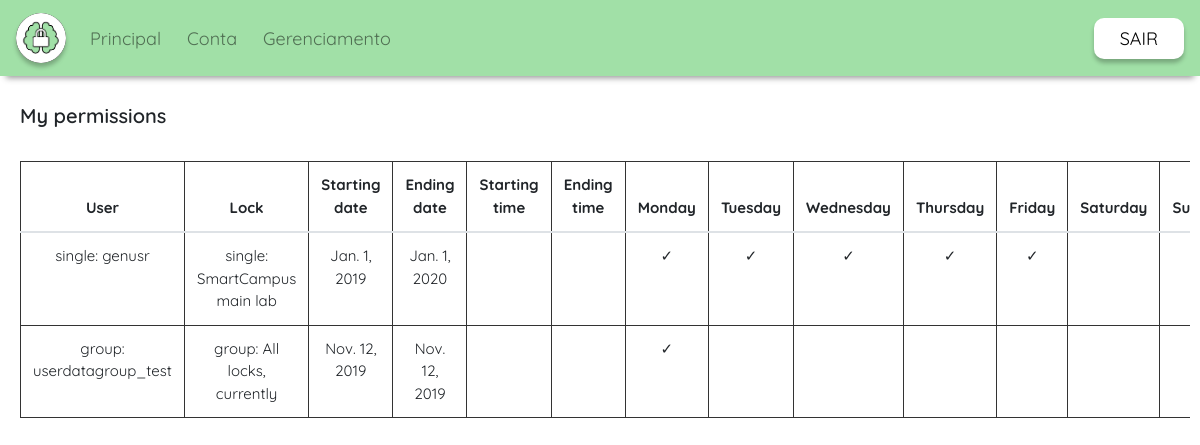
The app's page /smartlock/ (signed in) with its own data.
### smartlock/models.py (models this page shows, shortened)
class Schedule(models.Model):
    userdata = models.ForeignKey(to=UserData,
                             on_delete=models.PROTECT,
                             null=True, blank=True)
    userdatagrup = models.ForeignKey(to=UserDataGroup,
                                 on_delete=models.PROTECT,
                                 null=True, blank=True,
                                 verbose_name='user data group')
    lock = models.ForeignKey(to=Lock,
                             on_delete=models.PROTECT,
                             null=True, blank=True)
    lockgrup = models.ForeignKey(to=LockGroup,
                                 on_delete=models.PROTECT,
                                 null=True, blank=True,
                                 verbose_name='lock group')
    dt_strt = models.DateField('starting date', null=False, blank=False)
    dt_stop = models.DateField('ending date', null=False, blank=False)
    tm_strt = models.TimeField('starting time', null=True, blank=True)
    tm_stop = models.TimeField('ending time', null=True, blank=True)
    mond = models.BooleanField('monday', default=False)
    tues = models.BooleanField('tuesday', default=False)
    wedn = models.BooleanField('wednesday', default=False)
    thur = models.BooleanField('thursday', default=False)
    frid = models.BooleanField('friday', default=False)
    satu = models.BooleanField('saturday', default=False)
    sund = models.BooleanField('sunday', default=False)
    ls_week_keyw = ['mond', 'tues', 'wedn', 'thur', 'frid', 'satu', 'sund']
    @property
    def userdatacomp(self):
        if self.userdata is None and self.userdatagrup is None:
            return 'Any user'
        elif self.userdatagrup is None:
            return dict(pk=self.userdata.pk, name='single: {:s}'.format(self.userdata.user.username), grup=False, comp='userdata')
        else:
            return dict(pk=self.userdatagrup.pk, name='group: {:s}'.format(self.userdatagrup.name), grup=True, comp='userdata')
    @property
    def lockcomp(self):
        if self.lock is None and self.lockgrup is None:
            return dict(pk=None, name=None, grup=False, comp='lock')
        elif self.lockgrup is None:
            return dict(pk=self.lock.pk, name='single: {:s}'.format(self.lock.name), grup=False, comp='lock')
        else:
            return dict(pk=self.lockgrup.pk, name='group: {:s}'.format(self.lockgrup.name), grup=True, comp='lock')
    @classmethod
    def get_schedule_fields(clss, *args, **kwargs):
        ls_name = [field.name for field in clss._meta.fields
                   if field.name not in ('id', 'userdata', 'userdatagrup', 'lock', 'lockgrup')]
        ls_verb = [clss._meta.get_field(name).verbose_name for name in ls_name]
        ls_name = ['userdatacomp', 'lockcomp'] + ls_name
        ls_verb = ['user', 'lock'] + ls_verb
        ls_entr = list()
        for object in clss.objects.filter(*args, **kwargs):
            ls_entr.append([getattr(object, name) for name in ls_name])
        return dict(names=ls_name, verbose_names=ls_verb, entries=ls_entr)
    class Meta:
        unique_together = (('userdata', 'lock'),
                           ('userdata', 'lockgrup'),
                           ('userdatagrup', 'lock'),
                           ('userdatagrup', 'lockgrup'),)

### smartlock/views.py (the view)
class HomeView(generic.base.TemplateView):
    template_name = 'smartlock/home.html'
    def get(self, request, *args, **kwargs):
        self.user_id = int(request.user.id)
        resp = super().get(request, *args, **kwargs)
        return resp
    def get_context_data(self, **kwargs):
        context = super().get_context_data(**kwargs)
        context.update(extra_schedules=models.Schedule.get_schedule_fields(
            Q(userdata__user__id=self.user_id) | Q(userdatagrup__grup__user__id=self.user_id)))
        return context

### smartlock/templates/smartlock/home.html (shortened to what this page needs)
{% extends "./index.html" %}{% block content %}
<div class="container-fluid" style="margin-left: 5px;">
<div class="row" style="max-height: 30px; margin-top: 25px; margin-bottom: 30px; font-size: 20px; font-weight: 600;">
  <p>My permissions</p>
</div>
{% include "./extra_schedules.html" %}
{% endblock %}

### smartlock/templates/smartlock/extra_schedules.html
{% if extra_schedules and extra_schedules.entries|length > 0 %}
<div style=" overflow: auto;">
  <table class="table" style="width: 100% !important; overflow-x: scroll; font-size:15px">
    <thead><tr class="formset">
        {% for verbose_name in extra_schedules.verbose_names %}
        <th class="formset">{{ verbose_name | capfirst }}</th>
        {% endfor %}
    </tr></thead>
    {% for entry in extra_schedules.entries %}
    <tr class="formset">
      {% for value in entry %}
      <td class="formset">
        {% if value is None or value is False %}
        {% elif value is True %}
        &#10003;
        {% elif not value.pk %}
        {{ value }}
        {% else %}
        {{ value.name }}
        {% endif %}
      </td>
      {% endfor %}
    </tr>
    {% endfor %}
  </table>
</div>
{% else %}
No permissions found.
{% endif %}

### static/css/styles.css (style rules this page uses)
.row { margin-left: 0; margin-right: 0; }
.site-container { position: absolute; width: 100%; min-height: 100vh; height: 100vh; top: 0; }
body { font-family: 'Quicksand', sans-serif; }

### smartlock/templates/smartlock/home.html (style rules this page uses)
tr.formset,th.formset,td.formset { text-align: center; border: 1px solid #333; }

### records on screen
Schedule: entry "Jan. 1, 2019" "Jan. 1, 2020"
Schedule: entry "Nov. 12, 2019" "Nov. 12, 2019"

### other values on screen
{{ verbose_name | capfirst }} "User" "Lock" "Starting date" "Ending date" "Starting time" "Ending time" "Monday" "Tuesday" "Wednesday" "Thursday" "Friday" "Saturday"
{{ value.name }} "single: genusr" "single: SmartCampus main lab" "group: userdatagroup_test" "group: All locks, currently"
